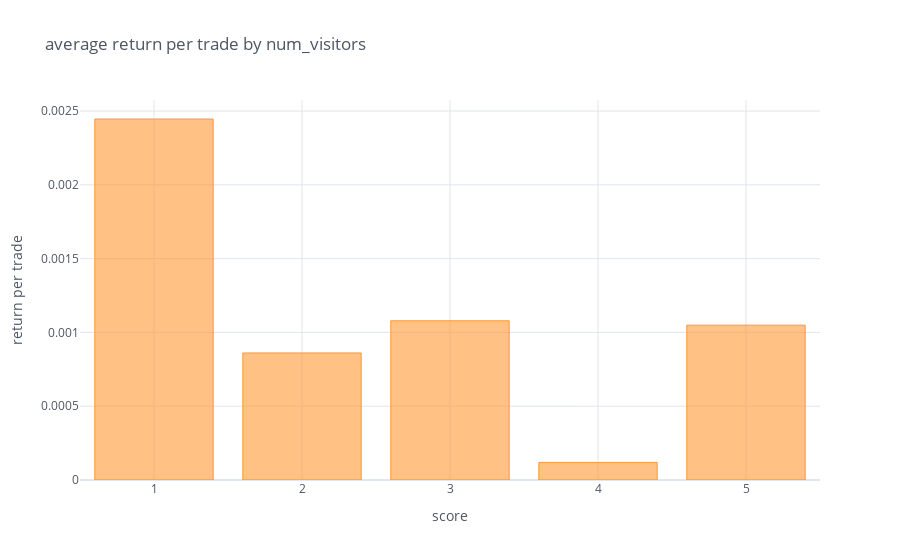

Notebook cell for this chart:
### Code cell
quantile_analysis_plot(trade_alpha300_return_df_large, 5, "num_visitors", "return_post_10d")

### Figure 1 — Plotly figure (JSON) as saved in the notebook; plotly's stock layout.template omitted (floating-point values rounded to 4 significant figures)
{"data": [{"marker": {"color": "rgba(255, 153, 51, 0.6)", "line": {"color": "rgba(255, 153, 51, 1.0)", "width": 1}}, "name": "return", "orientation": "v", "text": "", "type": "bar", "x": [1, 2, 3, 4, 5], "y": [0.002446, 0.0008608, 0.001079, 0.0001194, 0.001049]}], "layout": {"legend": {"bgcolor": "#FFFFFF", "font": {"color": "#4D5663"}}, "paper_bgcolor": "#FFFFFF", "plot_bgcolor": "#FFFFFF", "title": {"font": {"color": "#4D5663"}, "text": "average return per trade by num_visitors"}, "xaxis": {"gridcolor": "#E1E5ED", "showgrid": true, "tickfont": {"color": "#4D5663"}, "title": {"font": {"color": "#4D5663"}, "text": "score"}, "zerolinecolor": "#E1E5ED"}, "yaxis": {"gridcolor": "#E1E5ED", "showgrid": true, "tickfont": {"color": "#4D5663"}, "title": {"font": {"color": "#4D5663"}, "text": "return per trade"}, "zerolinecolor": "#E1E5ED"}}}
